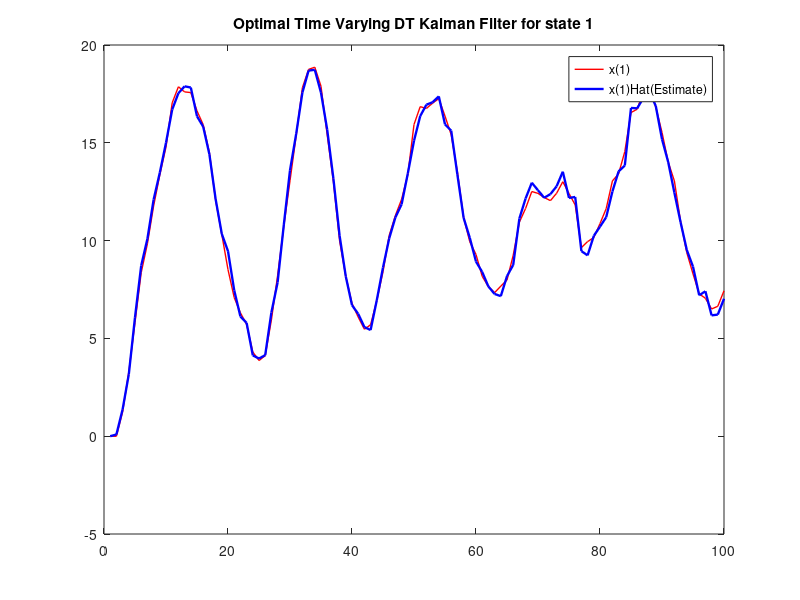
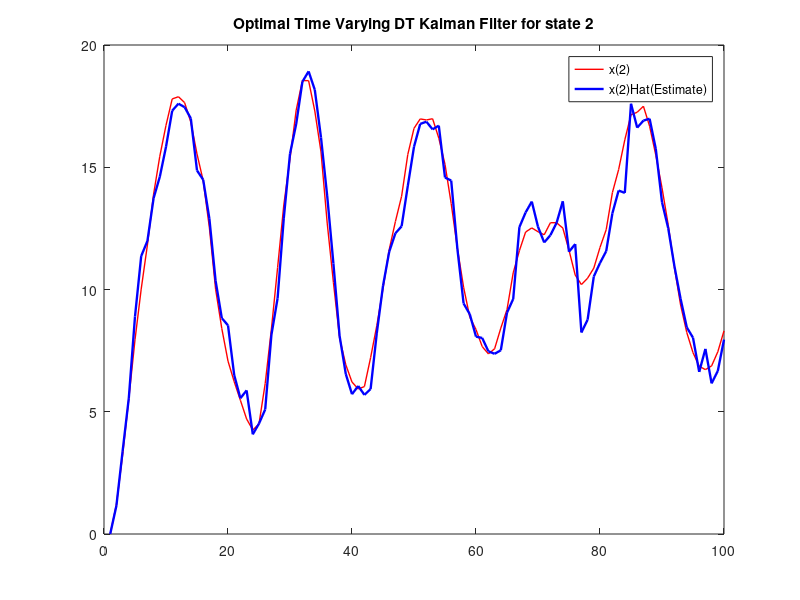

Recreate these plots in MATLAB, in order.
clear all
 clc
 close all
%System Matrices
 
A = [0,1;-0.89,1.8];
 
B = [0;1];
 
H = [1,0];
 
Q = 0.1*eye(2);
 
R = 0.1;
 
G = eye(2);
 
wk = sqrt(0.1)*randn(2,100);            %Process noise
 
vk = sqrt(0.1)*randn(100,1);            %Measurement Noise
 
P = 35*eye(2);                        %Initial Error Covariance P
 
I = eye(2);
 
k = 100;
 
x0 = [0 0];                           %Initial value of x
 
uk = ones(k,1);                         %Unit Step
 
x = zeros(100,2);                       %Initalizing states
 
xhat(2,1) = 0;                          %Initial x estimate values
 
x(1,:) = x0';
 
% State Calculations
for k = 1:100
    
    x(k+1,:) = (A*x(k,:)'+ B*uk(k,:)'+G*wk(:,k))';   
    
    zk(k,:)= (H*x(k,:)'+vk(k,:))';
 
end
 
% Optimal Time Varying DT Kalman Filter
 
for k = 1:99
    
    Pm= A*P*A'+ G*Q*G';
    
    xhatn(:,k+1) =  (A*xhat(:,k) + B*uk(k,:)');
 
    K = Pm*H'*inv(H*Pm*H'+R);
    
    P = (I-K*H)*Pm;
            
    xhat(:,k+1) = xhatn(:,k+1)+K*(zk(k+1,:)-H*xhatn(:,k+1));
    
end
 
%Plot for first state 
figure(1)
O= plot(1:100,x(1:100,1),'-r',1:100,xhat(1,:)','-b');
title('Optimal Time Varying DT Kalman Filter for state 1');
set(O(1), 'LineWidth', 1);
set(O(2), 'LineWidth', 1.7);
legend('x(1)','x(1)Hat(Estimate)')
 
%Plot for second state
figure(2)
U = plot(1:100,x(1:100,2),'-r',1:100,xhat(2,:)','-b');
title('Optimal Time Varying DT Kalman Filter for state 2');
set(U(1), 'LineWidth', 1);
set(U(2), 'LineWidth', 1.7);
legend('x(2)','x(2)Hat(Estimate)')

